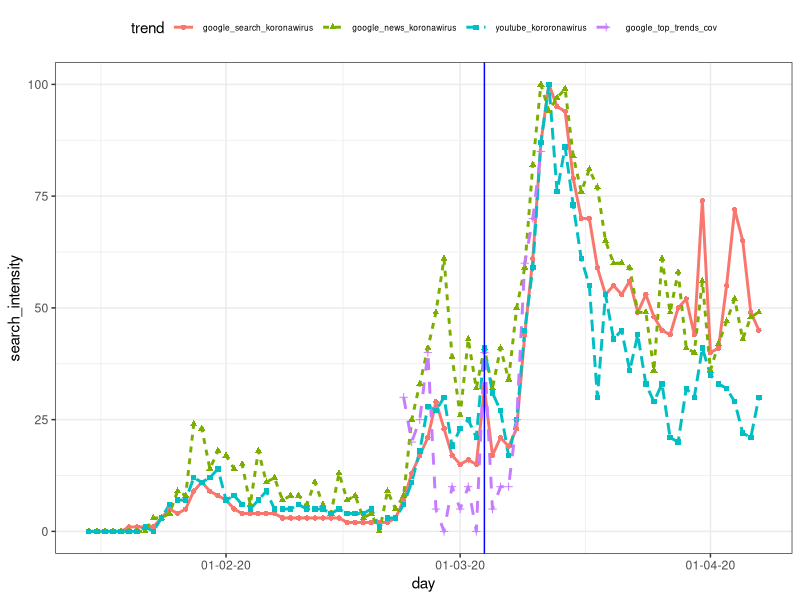
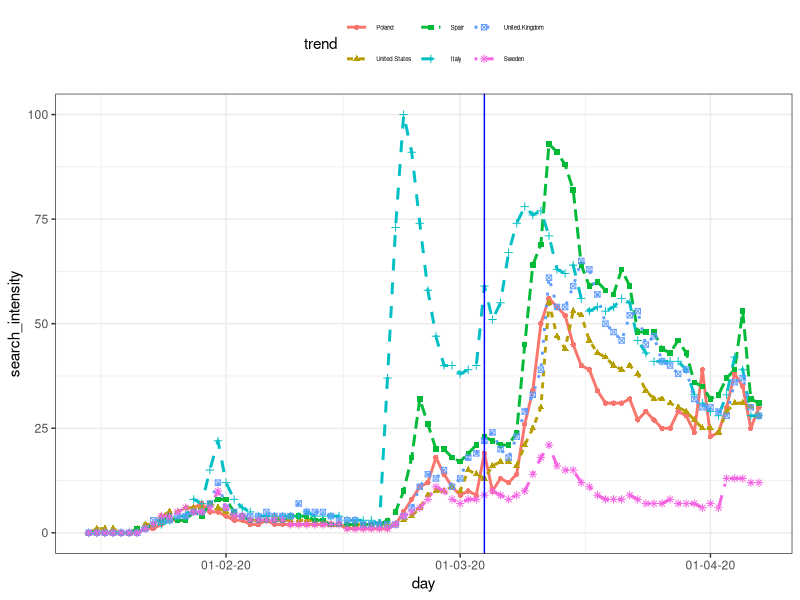
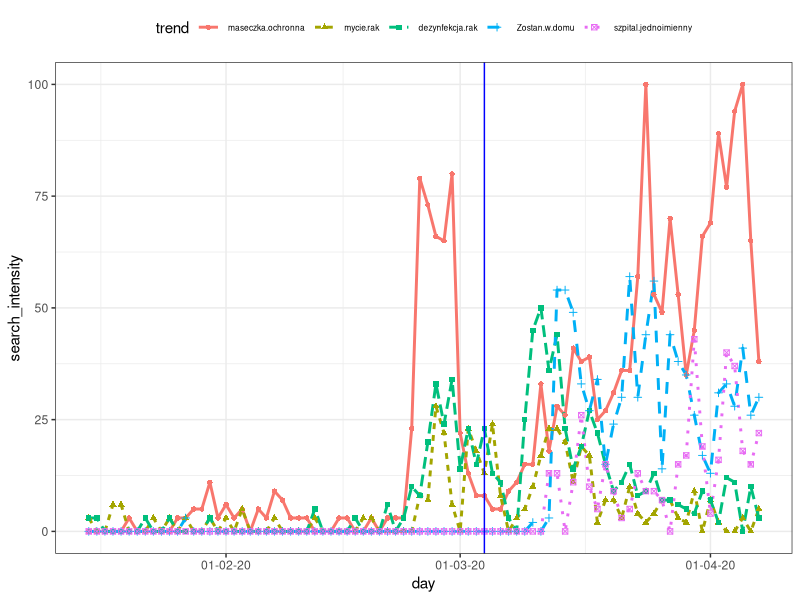
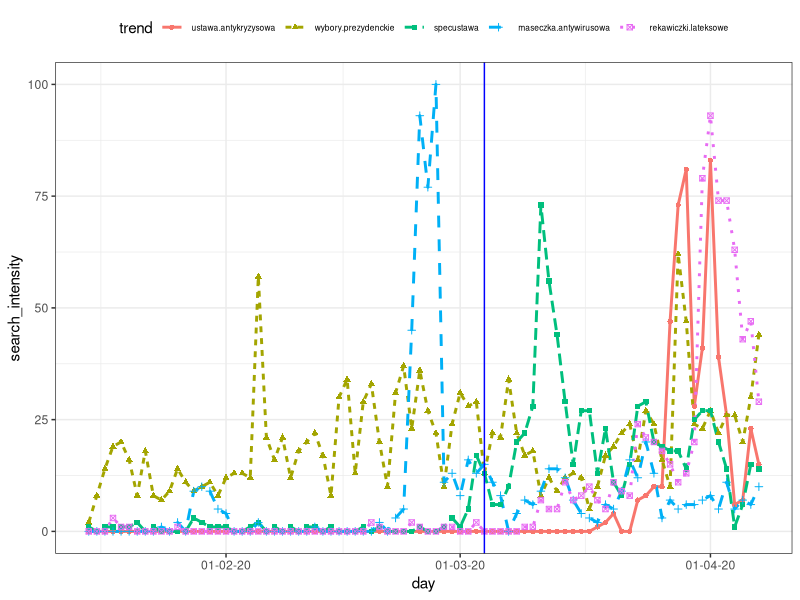
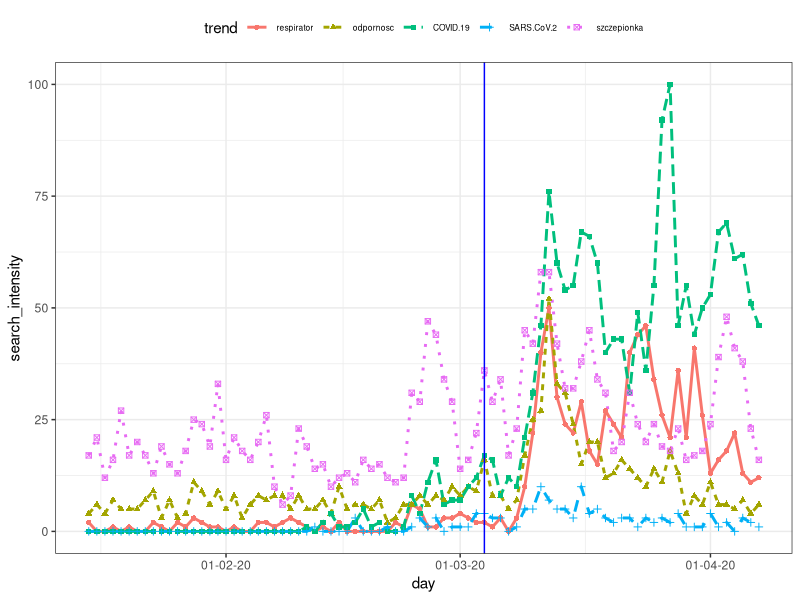
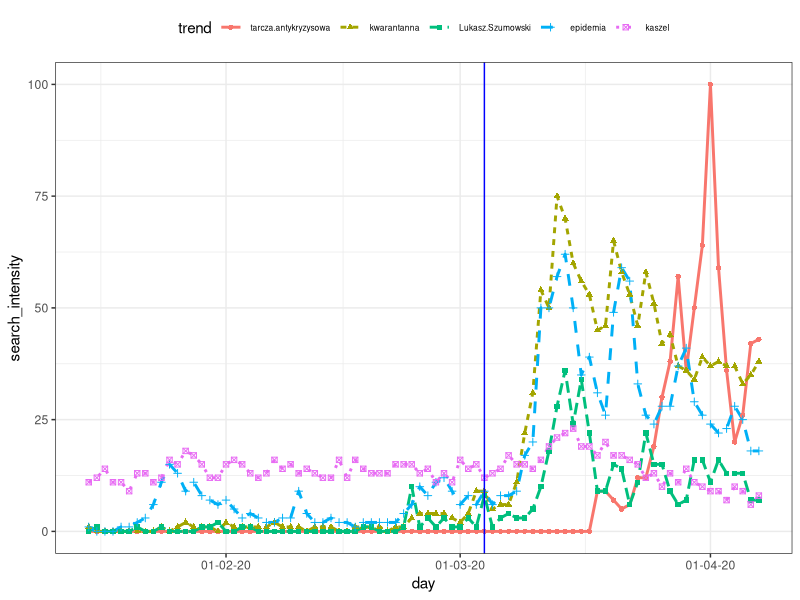

These charts were generated, in order, by the following R code: (Note: this script raises an error after producing the figures.)

library(ggplot2)
library(reshape2)
por_3=read.csv("08_04_pop2.csv")

por_3$day=as.Date(por_3$Day)
library(scales)

#fig1
por_long <- melt(por_3[,c(2:4,13,52)], id="day") 
colnames(por_long)[2]="trend"
colnames(por_long)[3]="search_intensity"

sp2 <- ggplot(data=por_long, aes(x=day, y=search_intensity)) +
  geom_line(aes(linetype=trend, color = trend), size = 1) +
  geom_point(aes(shape=trend, color=trend))+
  scale_x_date(labels = date_format("%d-%m-%y"))+
  theme_bw()+
  geom_vline(xintercept = as.numeric(por_3$day[50]), col="blue")+
  theme(legend.position="top")+
  theme(legend.text=element_text(size=rel(0.55)))
sp2


#fig2
por_long <- melt(por_3[,c(34:39,52)], id="day") 
colnames(por_long)[2]="trend"
colnames(por_long)[3]="search_intensity"

sp2 <- ggplot(data=por_long, aes(x=day, y=search_intensity)) +
  geom_line(aes(linetype=trend, color = trend), size = 1) +
  geom_point(aes(shape=trend, color=trend))+
  scale_x_date(labels = date_format("%d-%m-%y"))+
  theme_bw()+
  geom_vline(xintercept = as.numeric(por_3$day[50]), col="blue")+
  theme(legend.position="top")+
  theme(legend.text=element_text(size=rel(0.4)))
sp2

#fig3
por_long <- melt(por_3[,c(20:24,52)], id="day") 
colnames(por_long)[2]="trend"
colnames(por_long)[3]="search_intensity"

sp2 <- ggplot(data=por_long, aes(x=day, y=search_intensity)) +
  geom_line(aes(linetype=trend, color = trend), size = 1) +
  geom_point(aes(shape=trend, color=trend))+
  scale_x_date(labels = date_format("%d-%m-%y"))+
  theme_bw()+
  geom_vline(xintercept = as.numeric(por_3$day[50]), col="blue")+
  theme(legend.position="top")+
  theme(legend.text=element_text(size=rel(0.55)))
sp2

#fig4
por_long <- melt(por_3[,c(26:30,52)], id="day") 
colnames(por_long)[2]="trend"
colnames(por_long)[3]="search_intensity"

sp2 <- ggplot(data=por_long, aes(x=day, y=search_intensity)) +
  geom_line(aes(linetype=trend, color = trend), size = 1) +
  geom_point(aes(shape=trend, color=trend))+
  scale_x_date(labels = date_format("%d-%m-%y"))+
  theme_bw()+
  geom_vline(xintercept = as.numeric(por_3$day[50]), col="blue")+
  theme(legend.position="top")+
  theme(legend.text=element_text(size=rel(0.55)))
sp2


#fig5
por_long <- melt(por_3[,c(14:18,52)], id="day") 
colnames(por_long)[2]="trend"
colnames(por_long)[3]="search_intensity"

sp2 <- ggplot(data=por_long, aes(x=day, y=search_intensity)) +
  geom_line(aes(linetype=trend, color = trend), size = 1) +
  geom_point(aes(shape=trend, color=trend))+
  scale_x_date(labels = date_format("%d-%m-%y"))+
  theme_bw()+
  geom_vline(xintercept = as.numeric(por_3$day[50]), col="blue")+
  theme(legend.position="top")+
  theme(legend.text=element_text(size=rel(0.55)))
sp2


#fig6
por_long <- melt(por_3[,c(47:52)], id="day") 
colnames(por_long)[2]="trend"
colnames(por_long)[3]="search_intensity"

sp2 <- ggplot(data=por_long, aes(x=day, y=search_intensity)) +
  geom_line(aes(linetype=trend, color = trend), size = 1) +
  geom_point(aes(shape=trend, color=trend))+
  scale_x_date(labels = date_format("%d-%m-%y"))+
  theme_bw()+
  geom_vline(xintercept = as.numeric(por_3$day[50]), col="blue")+
  theme(legend.position="top")+
  theme(legend.text=element_text(size=rel(0.55)))
sp2


#fig7
colnames(por_3)[8:10]=c("wiki-SARS.CoV.2", "news-Koronawirus", "twitter-Koronawirus")
por_3$`news-Koronawirus*10`=por_3$`news-Koronawirus`*10
por_long <- melt(por_3[,c(8, 10,52,54)], id="day") 

colnames(por_long)[2]="trend"
colnames(por_long)[3]="No.page view/articles/twitts"

sp2 <- ggplot(data=por_long, aes(x=day, y=`No.page view/articles/twitts`)) +
  geom_line(aes(linetype=trend, color = trend), size = 1) +
  geom_point(aes(shape=trend, color=trend))+
  scale_x_date(labels = date_format("%d-%m-%y"))+
  theme_bw()+
  geom_vline(xintercept = as.numeric(por_3$day[50]), col="blue")+
  theme(legend.position="top")+
  theme(legend.text=element_text(size=rel(0.55)))
sp2

#fig8
por_long <- melt(por_3[,c(2:7,52)], id="day") 
colnames(por_long)[2]="trend"
colnames(por_long)[3]="normalized intensity"

sp2 <- ggplot(data=por_long, aes(x=day, y=`normalized intensity`)) +
  geom_line(aes(linetype=trend, color = trend), size = 1) +
  # geom_point(aes(shape=trend, color=trend))+
  scale_x_date(labels = date_format("%d-%m-%y"))+
  theme_bw()+
  geom_vline(xintercept = as.numeric(por_3$day[50]), col="blue")+
  theme(legend.position="top")+
  theme(legend.text=element_text(size=rel(1.9)))
sp2

#fig9
por_auto=por_3[c(17:60),]

ccfvalues = ccf(por_auto$`news-Koronawirus`,por_auto$twitter_koronawirus)

por_long <- melt(por_3[,c(34:39)], id="day") 
sp2 <- ggplot(data=por_long, aes(x=day, y=value, colour=variable)) + geom_line(aes(color = variable), size = 1) +
  
  geom_vline(xintercept = as.numeric(por_3$day[50]), col="blue")+
  ggtitle("google search intensity")+
  theme(plot.title = element_text(hjust = 0.5))
sp2

#fig10
data=por_3[,c(29,21,35,20,22,2:7)]
s <- c("antiviral mask, g", "washing hands, g","quarantine, g", "protective mask, g",  
       "hand disinfection, g", "coronavirus (search), g", "coronavirus (news), g", "coronavirus, y",
       "SARS.CoV.2, w", "coronavirus, e", "coronavirus, t")
colnames(data)=s
kor=cor(data, use="pairwise.complete.obs")
pheatmap(kor, colorRampPalette(rev(brewer.pal(n = 7, name ="Greys")))(100), number_color = "black", display_numbers = T)

